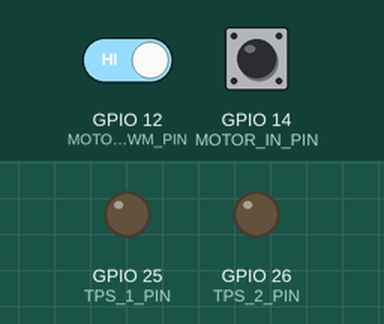
A program run on a simulated ESP32. Shown: output pins drawn as LEDs (lit = HIGH). The inputs (shaded band) are chosen by the test bench; at power-on: GPIO 12 (MOTOR_PWM_PIN) HIGH, GPIO 14 (MOTOR_IN_PIN) HIGH. What the program prints to the serial monitor is not drawn.

Above: at 1.2 s.
1.3 s: GPIO 12 (MOTOR_PWM_PIN) driven LOW
At 2.6 s:
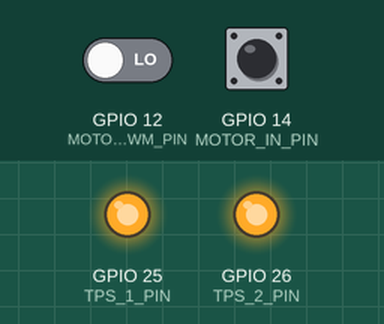
Timing chart, 0 to 4.3 s (numbered marks = the images above; inputs shaded):
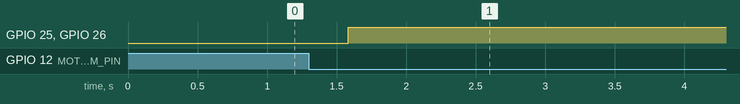

Measured:
- after the input at 1.3 s, GPIO 25 (TPS_1_PIN), GPIO 26 (TPS_2_PIN): LOW → HIGH after 0.29 s

The program:

main.cpp
```cpp
#include <Arduino.h>

// An Emulated TPS for testing purposes.

// Motor Pins are GPIO signals from ESP_ECM for testing.
int MOTOR_PWM_PIN = 12; // high (+) or low(-)
int MOTOR_IN_PIN = 14; // high (+) or low(-)

int TPS_1_PIN = 25; // analog signal out
int TPS_2_PIN = 26; // analog signal out

// Fake Signals
int tps_1_state = 0; // 0- 255, (closed - open) represents a voltage 0 - 3.3v
int tps_2_state = 0; // 0- 255, (closed - open) represents a voltage 0 - 3.3v
int motor_state = 0; // 0 off, -1 reverse, 1 foward
int tps_signal = 0;

void setup() {
  Serial.begin(115200);
}

void runMotor() {
  int in = digitalRead(MOTOR_IN_PIN);
  int pwm = digitalRead(MOTOR_PWM_PIN);

  Serial.println("Motor " + String(in) + " , " + String(pwm));

  if(in == 0 && pwm == 0) {
    motor_state = 0; // stopped
  }

  if(in == 1 && pwm == 0) {
    motor_state = 1; // forward
    // fake tps reading
    if(tps_1_state < 255) {
      tps_1_state++;
    }
  }
  if(in == 0 && pwm == 1) {
    motor_state = -1; // reverse
    // fake tps reading
    if(tps_1_state > 0) {
      tps_1_state--;
    }
  }
}

void outputTPS() {
  dacWrite(TPS_1_PIN, tps_1_state);
  dacWrite(TPS_2_PIN, tps_1_state);
}

void loop() {
  runMotor();
  outputTPS();
}
```
